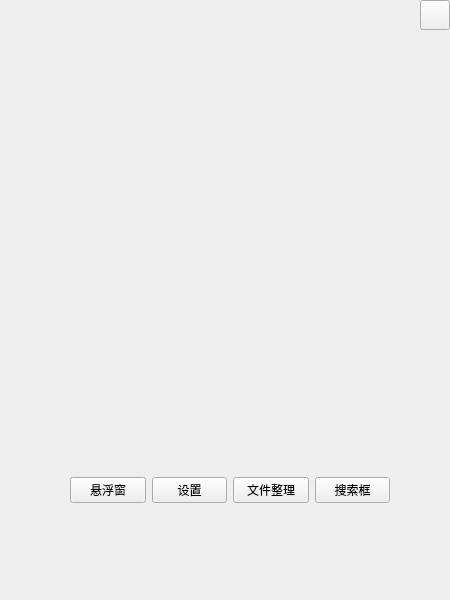
<?xml version="1.0" encoding="UTF-8"?>
<ui version="4.0">
 <class>MainWindow</class>
 <widget class="QWidget" name="MainWindow">
  <property name="geometry">
   <rect>
    <x>0</x>
    <y>0</y>
    <width>450</width>
    <height>600</height>
   </rect>
  </property>
  <property name="windowTitle">
   <string>Form</string>
  </property>
  <property name="styleSheet">
   <string notr="true">background-image: url(:/MainWindow/image/background.png);</string>
  </property>
  <widget class="QWidget" name="layoutWidget">
   <property name="geometry">
    <rect>
     <x>70</x>
     <y>440</y>
     <width>320</width>
     <height>101</height>
    </rect>
   </property>
   <layout class="QGridLayout" name="gridLayout">
    <item row="0" column="2">
     <widget class="QPushButton" name="File_Arrange_Btn">
      <property name="text">
       <string>文件整理</string>
      </property>
     </widget>
    </item>
    <item row="0" column="3">
     <widget class="QPushButton" name="Searching_Btn">
      <property name="text">
       <string>搜索框</string>
      </property>
     </widget>
    </item>
    <item row="0" column="0">
     <widget class="QPushButton" name="Float_Win_Btn">
      <property name="text">
       <string>悬浮窗</string>
      </property>
     </widget>
    </item>
    <item row="0" column="1">
     <widget class="QPushButton" name="Setting_Btn">
      <property name="text">
       <string>设置</string>
      </property>
     </widget>
    </item>
   </layout>
  </widget>
  <widget class="QPushButton" name="Exit_Btn">
   <property name="geometry">
    <rect>
     <x>420</x>
     <y>0</y>
     <width>30</width>
     <height>30</height>
    </rect>
   </property>
   <property name="styleSheet">
    <string notr="true">border-image: url(:/MainWindow/image/Close.png);</string>
   </property>
   <property name="text">
    <string/>
   </property>
  </widget>
 </widget>
 <resources>
  <include location="Float_Win_Qrc.qrc"/>
 </resources>
 <connections/>
</ui>
